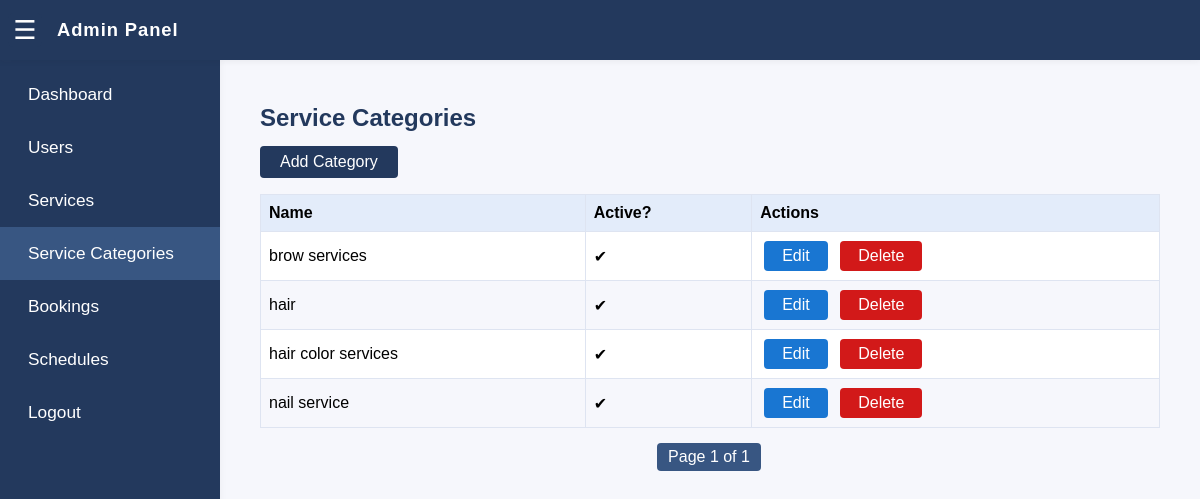
The app's page /dashboard/servicecategories/ (signed in) with its own data.
### booking/models.py (models this page shows, shortened)
class ServiceCategory(models.Model):
    name = models.CharField(max_length=255)
    is_active = models.BooleanField(default=True)
    class Meta:
        verbose_name_plural = "Service Categories"

### booking/views.py (the view)
# urls.py: path('dashboard/servicecategories/', views.admin_servicecategory_list, name='admin_servicecategory_list'),
@login_required
def admin_servicecategory_list(request):
    category_qs = ServiceCategory.objects.order_by("name")
    paginator = Paginator(category_qs, 10)
    page_number = request.GET.get("page")
    categories = paginator.get_page(page_number)
    return render(request, "admin/admin_servicecategory_list.html", {"categories": categories})

### booking/templates/admin/admin_servicecategory_list.html (shortened to what this page needs)
<!DOCTYPE html>
<html lang="en">
<head>
</head>
<body>
    <div class="app-header">
        <button class="hamburger" id="sidebarToggle" aria-label="Open menu">
            <span>&#9776;</span>
        </button>
        <span class="header-title">Admin Panel</span>
    </div>
    <nav class="sidebar" id="sidebar">
        <div class="sidebar-nav">
            <a href="{% url 'admin_dashboard' %}" class="{% if request.resolver_match.url_name == 'admin_dashboard' %}active{% endif %}">Dashboard</a>
            <a href="{% url 'admin_users' %}" class="{% if request.resolver_match.url_name == 'admin_users' %}active{% endif %}">Users</a>
            <a href="{% url 'admin_services' %}" class="{% if request.resolver_match.url_name == 'admin_services' %}active{% endif %}">Services</a>
            <a href="{% url 'admin_servicecategory_list' %}" class="{% if request.resolver_match.url_name == 'admin_servicecategory_list' %}active{% endif %}">Service Categories</a>
            <a href="{% url 'admin_bookings' %}" class="{% if request.resolver_match.url_name == 'admin_bookings' %}active{% endif %}">Bookings</a>
            <a href="{% url 'admin_schedule' %}" class="{% if request.resolver_match.url_name == 'admin_schedule' %}active{% endif %}">Schedules</a>
            <a href="{% url 'admin_logout' %}" class="logout">Logout</a>
        </div>
    </nav>
    <div class="main-content" id="mainContent">
        <h1>Service Categories</h1>
        <a href="{% url 'admin_add_servicecategory' %}" class="add-category-btn">Add Category</a>
        <table>
            <thead>
                <tr>
                    <th>Name</th>
                    <th>Active?</th>
                    <th>Actions</th>
                </tr>
            </thead>
            <tbody>
                {% for category in categories %}
                <tr>
                    <td>{{ category.name }}</td>
                    <td>{% if category.is_active %}✔{% else %}✗{% endif %}</td>
                    <td class="actions">
                        <a href="{% url 'admin_edit_servicecategory' category.id %}" class="btn-action btn-edit">Edit</a>
                        <form method="post" action="{% url 'admin_delete_servicecategory' category.id %}" style="display:inline;" onsubmit="return confirm('Are you sure you want to delete the category &quot;{{ category.name }}&quot;?');">
                            <button type="submit" class="btn-action btn-delete">Delete</button>
                        </form>
                    </td>
                </tr>
                {% empty %}
                <tr>
                    <td colspan="3"><em>No categories found.</em></td>
                </tr>
                {% endfor %}
            </tbody>
        </table>
        <div class="pagination">
            <span class="current">Page {{ categories.number }} of {{ categories.paginator.num_pages }}</span>
        </div>
    </div>
</body>
</html>

### booking/templates/admin/admin_servicecategory_list.html (style rules this page uses)
body { font-family: Arial, sans-serif; margin: 0; background: #f6f7fc; }
.app-header { position: fixed; top: 0; left: 0; right: 0; height: 60px; background: #23395d; color: #fff; z-index: 1200; display: flex; align-items: center; padding-left: 8px; box-shadow: 0 2px 6px rgba(34,34,36,0.05); }
.app-header .hamburger { width: 34px; height: 34px; background: #23395d; color: #fff; border: none; display: flex; align-items: center; justify-content: center; cursor: pointer; border-radius: 5px; outline: none; transition: background 0.2s; font-size: 26px; }
.app-header .header-title { margin-left: 15px; font-size: 1.15em; font-weight: 600; letter-spacing: .05em; flex: 1; }
.sidebar { position: fixed; left: 0; top: 60px; width: 220px; height: calc(100vh - 60px); background: #23395d; color: #fff; padding-top: 0; transition: transform 0.3s ease; z-index: 1000; box-shadow: 2px 0 6px rgba(34,34,36,0.03); display: flex; flex-direction: column; align-items: stretch; }
.sidebar-nav { flex: 1; display: flex; flex-direction: column; margin-top: 8px; }
.sidebar-nav a { display: block; padding: 16px 28px; color: #fff; text-decoration: none; transition: background 0.2s; font-size: 1.08em; }
.sidebar-nav a:hover, .sidebar-nav a.active { background: #385682; }
.main-content { margin-left: 220px; padding: 88px 40px 28px 40px; transition: margin-left 0.3s ease; }
.add-category-btn { display: inline-block; background: #23395d; color: #fff; padding: 7px 20px; border: none; border-radius: 4px; font-size: 1em; margin-bottom: 16px; margin-top: 8px; transition: background .18s; text-align: center; text-decoration: none; }
h1 { color: #23395d; font-size: 1.5em; margin-bottom: 6px; }
table { border-collapse: collapse; background: #fff; width: 100%; margin-bottom: 14px; }
th, td { border: 1px solid #dee4f1; padding: 9px 8px; text-align: left; }
th { background: #e3ecfa; font-weight: 600; }
tr:nth-child(even) { background: #f6f7fc; }
.actions { white-space: nowrap; }
.btn-action { display: inline-block; background: #1976d2; color: #fff; padding: 6px 18px; border: none; border-radius: 4px; margin: 0 4px; cursor: pointer; font-size: 1em; text-align: center; transition: background 0.17s; text-decoration: none; }
.btn-action.btn-edit { background: #1976d2; }
.btn-action.btn-delete { background: #d21919; }
.pagination { margin-top: 15px; display: flex; justify-content: center; align-items: center; gap: 6px; }
.pagination a, .pagination span { display: inline-block; padding: 5px 11px; background: #23395d; color: #fff; text-decoration: none; border-radius: 4px; margin-right: 2px; font-size: 1em; }
.pagination span.current { background: #385682; }

### records on screen
ServiceCategory: name "brow services"
ServiceCategory: name "hair"
ServiceCategory: name "hair color services"
ServiceCategory: name "nail service"

### other values on screen
{{ categories.number }} "1"
{{ categories.paginator.num_pages }} "1"
